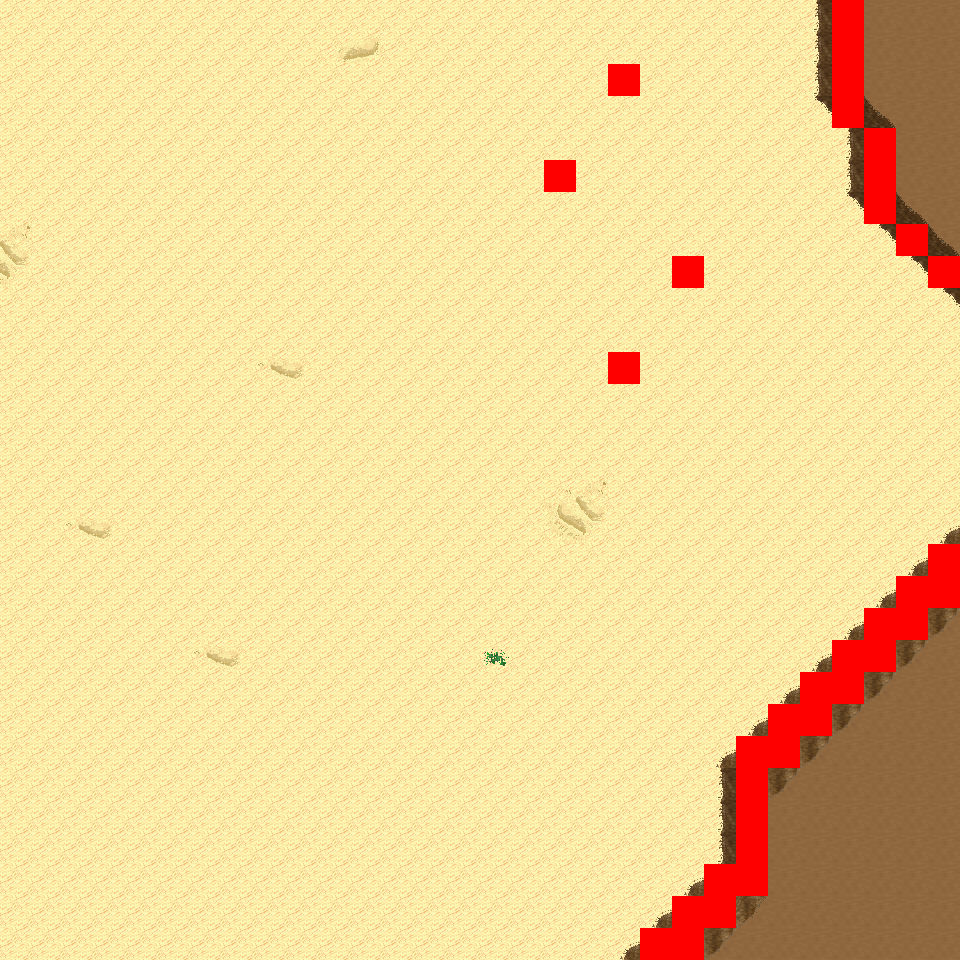

This is a level from a 2D game, rendered from its Tiled map with the project's own tilesets. A one-line summary and the map file follow, with tile-layer data summarised:
An orthogonal 30x30 tile map with 32x32 px tiles, 6 tile layers (Ground, Object, Object2, Above, ...), 12 tilesets and 8 objects (8x mapExit).

<map version="1.0" orientation="orthogonal" renderorder="right-down" width="30" height="30" tilewidth="32" tileheight="32" nextobjectid="9">
  <tileset firstgid="1" name="tileset_logic_collision" tilewidth="32" tileheight="32" tilecount="1" columns="1">
    <image source="../drawable/tileset_logic_collision.png" width="32" height="32" />
  </tileset>
  <tileset firstgid="2" name="tileset_ground_ground" tilewidth="32" tileheight="32" tilecount="33" columns="3">
    <image source="../drawable/tileset_ground_ground.png" width="96" height="352" />
  </tileset>
  <tileset firstgid="35" name="tileset_ground_ridge_earth_pale" tilewidth="32" tileheight="32" tilecount="96" columns="12">
    <image source="../drawable/tileset_ground_ridge_earth_pale.png" width="384" height="256" />
  </tileset>
  <tileset firstgid="131" name="tileset_ground_ridge_earth_dark" tilewidth="32" tileheight="32" tilecount="96" columns="12">
    <image source="../drawable/tileset_ground_ridge_earth_dark.png" width="384" height="256" />
  </tileset>
  <tileset firstgid="227" name="tileset_terrain_desert" tilewidth="32" tileheight="32" tilecount="88" columns="8">
    <image source="../drawable/tileset_terrain_desert.png" width="256" height="352" />
  </tileset>
  <tileset firstgid="315" name="tileset_ground_sand_2" tilewidth="32" tileheight="32" tilecount="15" columns="5">
    <image source="../drawable/tileset_ground_sand_2.png" width="160" height="96" />
  </tileset>
  <tileset firstgid="330" name="tileset_plant_tree_evergreen" tilewidth="32" tileheight="32" tilecount="36" columns="3">
    <image source="../drawable/tileset_plant_tree_evergreen.png" width="96" height="384" />
  </tileset>
  <tileset firstgid="366" name="tileset_plant_cactus_2" tilewidth="32" tileheight="32" tilecount="10" columns="5">
    <image source="../drawable/tileset_plant_cactus_2.png" width="160" height="64" />
  </tileset>
  <tileset firstgid="376" name="tileset_plant_cactus" tilewidth="32" tileheight="32" tilecount="2" columns="1">
    <image source="../drawable/tileset_plant_cactus.png" width="32" height="64" />
  </tileset>
  <tileset firstgid="378" name="tileset_plant_bush_various_small" tilewidth="32" tileheight="32" tilecount="9" columns="3">
    <image source="../drawable/tileset_plant_bush_various_small.png" width="96" height="96" />
  </tileset>
  <tileset firstgid="387" name="tileset_plant_tree_tree_green" tilewidth="32" tileheight="32" tilecount="80" columns="8">
    <image source="../drawable/tileset_plant_tree_tree_green.png" width="256" height="352" />
  </tileset>
  <tileset firstgid="467" name="tileset_building_fence_fence_chunky" tilewidth="32" tileheight="32" tilecount="21" columns="3">
    <image source="../drawable/tileset_building_fence_fence_chunky.png" width="96" height="224" />
  </tileset>
  <layer name="Ground" width="30" height="30">
    <data>[900 cells, 900 non-empty, 12 distinct tile ids]</data>
  </layer>
  <layer name="Object" width="30" height="30">
    <data>[900 cells, 69 non-empty, 12 distinct tile ids]</data>
  </layer>
  <layer name="Object2" width="30" height="30">
    <data>[900 cells, 0 non-empty, 0 distinct tile ids]</data>
  </layer>
  <layer name="Above" width="30" height="30">
    <data>[900 cells, 0 non-empty, 0 distinct tile ids]</data>
  </layer>
  <layer name="Above2" width="30" height="30">
    <data>[900 cells, 0 non-empty, 0 distinct tile ids]</data>
  </layer>
  <layer name="Walkable" width="30" height="30">
    <data>[900 cells, 35 non-empty, 1 distinct tile ids]</data>
  </layer>
  <objectgroup name="MapEvents">
    <object id="1" name="north" type="mapExit" x="0" y="0" width="832" height="32">
      <properties>
        <property name="map" value="level_0_x52_y111" />
        <property name="x" value="0" />
        <property name="y" value="28" />
      </properties>
    </object>
    <object id="2" name="north2" type="mapExit" x="864" y="0" width="96" height="32">
      <properties>
        <property name="map" value="level_0_x52_y111" />
        <property name="x" value="27" />
        <property name="y" value="28" />
      </properties>
    </object>
    <object id="3" name="south" type="mapExit" x="0" y="928" width="640" height="32">
      <properties>
        <property name="map" value="level_0_x52_y113" />
        <property name="x" value="0" />
        <property name="y" value="1" />
      </properties>
    </object>
    <object id="4" name="south2" type="mapExit" x="704" y="928" width="256" height="32">
      <properties>
        <property name="map" value="level_0_x52_y113" />
        <property name="x" value="22" />
        <property name="y" value="1" />
      </properties>
    </object>
    <object id="5" name="west" type="mapExit" x="0" y="0" width="32" height="960">
      <properties>
        <property name="map" value="level_0_x51_y112" />
        <property name="x" value="28" />
        <property name="y" value="0" />
      </properties>
    </object>
    <object id="6" name="east" type="mapExit" x="928" y="0" width="32" height="256">
      <properties>
        <property name="map" value="level_0_x53_y112" />
        <property name="x" value="1" />
        <property name="y" value="0" />
      </properties>
    </object>
    <object id="7" name="east2" type="mapExit" x="928" y="288" width="32" height="256">
      <properties>
        <property name="map" value="level_0_x53_y112" />
        <property name="x" value="1" />
        <property name="y" value="9" />
      </properties>
    </object>
    <object id="8" name="east3" type="mapExit" x="928" y="608" width="32" height="352">
      <properties>
        <property name="map" value="level_0_x53_y112" />
        <property name="x" value="1" />
        <property name="y" value="19" />
      </properties>
    </object>
  </objectgroup>
</map>
